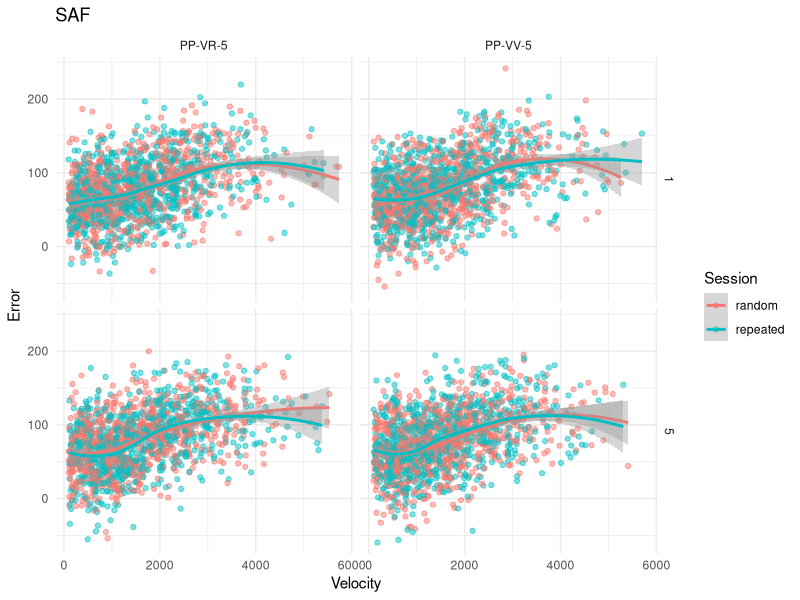
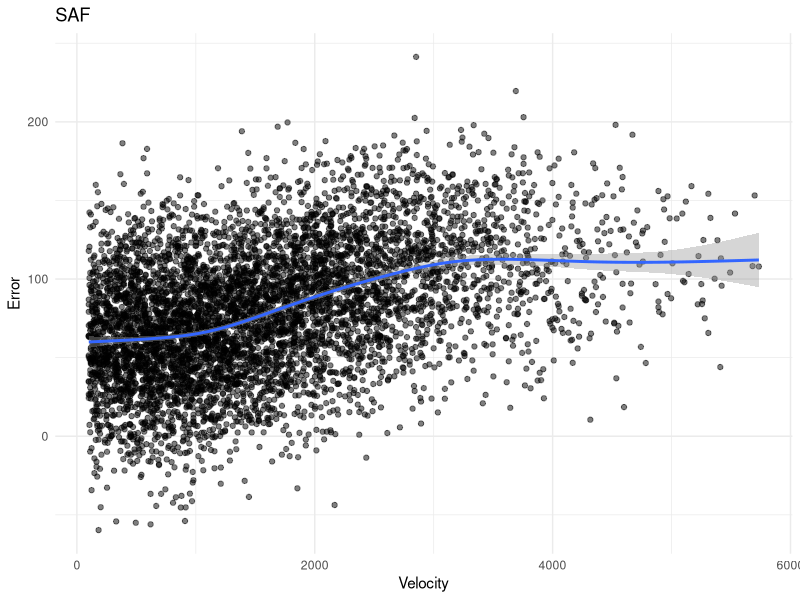

R code for these plots, in order:
### FAKE DATA FOR MODELING SAF ###

rm(list=setdiff(ls(), c())) # clear all
graphics.off() # clear figures
cat("\014") # clear console

library(tidyverse)

set.seed(1)

### create a loop that builds a fake dataset using the above equation:

trial_per_figtype = 50
figure_type = c("random","repeated")
session = c(1,5) # sessions
N = 30 # total participants
total_trials = N * length(session) * length(figure_type) * trial_per_figtype

participant_id = rep(1:N, each = trial_per_figtype * length(figure_type) * length(session))
condition = c(rep("PP-VV-5",total_trials/2),rep("PP-VR-5",total_trials/2)) # label groups
sessions = rep((c(rep(1,100),rep(5,100))), N)
figtypes = rep(figure_type, total_trials/2)
speed = rep(NA, total_trials)
error = rep(NA, total_trials)

df <- data.frame(participant_id = participant_id
                 , condition = condition
                 , session = sessions
                 , figure_type = figtypes
                 , speed = speed
                 , error = error
                 , stringsAsFactors=FALSE)

for(i in 1:nrow(df)){
        n = 1
        SD = 37
        
        a = 114
        b = 59
        c = .002
        d = 1916 #+ (ifelse(df$figure_type[i] == "repeated", 500, 0)) +
                #(ifelse((df$session[i] == 5) & (df$figure_type[i] == "repeated"), 500, 0)) +
                #(ifelse(df$condition[i] == "PP-VR-5", 500, 0))
        
        speed = sample(seq(100,6000, length.out = 1000)
                       , n, replace = TRUE
                       , dnorm(seq(-.5,3.5,length=1000)))
        
        error = rnorm(n
                      , (b + ((a - b) / (1 + (exp(-(c*(speed-d)))))))
                      , SD
                      )
        
        df[i,5] = speed
        df[i,6] = error
}

df$condition <- as.factor(df$condition)
df$figure_type <- as.factor(df$figure_type)

# PLOTS:

# # plot effect of day:
# ggplot(df, mapping = aes(
#                x = speed, y = error
#                , color = factor(session)
#        )) + geom_point(na.rm = TRUE, alpha = .5) + 
#         geom_smooth(na.rm = TRUE) + 
#         theme_minimal() +
#         facet_grid(figure_type ~ condition) +
#         labs(title = "SAF"
#              , x = "Velocity"
#              , y = "Error"
#              , color = "Session")

# plot visualization of "learning" (space between random and repeat):
ggplot(df, mapping = aes(
        x = speed, y = error
        , color = factor(figure_type)
)) + geom_point(na.rm = TRUE, alpha = .5) + 
        geom_smooth(na.rm = TRUE) + 
        theme_minimal() +
        facet_grid(session ~ condition) +
        labs(title = "SAF"
             , x = "Velocity"
             , y = "Error"
             , color = "Session")

# plot all data:
ggplot(df, mapping = aes(
        x = speed, y = error
)) + geom_point(na.rm = TRUE, alpha = .5) + 
        geom_smooth(na.rm = TRUE) + 
        theme_minimal() +
        labs(title = "SAF"
             , x = "Velocity"
             , y = "Error"
             , color = "Session")

# curve(dweibull(x,2,5),from=0,to=100)
# curve(dnorm(x,150,75),from=0,to=300)
# curve(dnorm(x,50,25),from=0,to=100)
# curve(dnorm(x,0.002,0.001),from=0,to=0.004)
# curve(dnorm(x,1000,500),from=0,to=2000)

# guesses:

# a_mean <- mean(subset(df, df$speed > quantile(df$speed,3/4))$error)
# a_sd <- sd(subset(df, df$speed > quantile(df$speed,3/4))$error)
# b_mean <- mean(subset(df, df$speed < quantile(df$speed,1/4))$error)
# b_sd <- sd(subset(df, df$speed < quantile(df$speed,1/4))$error)
# c_mean <- (a_mean - b_mean) / (max(df$speed) - min(df$speed)) #(quantile(df$speed,7/8) - quantile(df$speed,1/8))
# d_mean <- mean(subset(df, (df$error < mean(df$error)*1.1) & (df$error > mean(df$error)*0.9))$speed)

